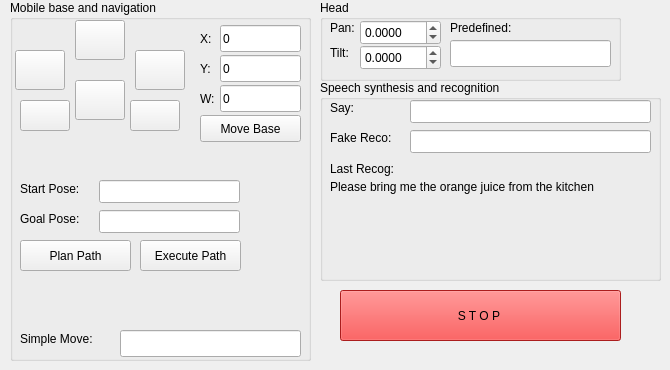
    <widget class="QWidget" name="tabGeneral">
     <attribute name="title">
      <string>General</string>
     </attribute>
     <widget class="QGroupBox" name="gbNavig">
      <property name="geometry">
       <rect>
        <x>10</x>
        <y>0</y>
        <width>301</width>
        <height>361</height>
       </rect>
      </property>
      <property name="styleSheet">
       <string notr="true"/>
      </property>
      <property name="title">
       <string>Mobile base and navigation</string>
      </property>
      <widget class="QPushButton" name="navBtnExecPath">
       <property name="geometry">
        <rect>
         <x>130</x>
         <y>240</y>
         <width>101</width>
         <height>31</height>
        </rect>
       </property>
       <property name="text">
        <string>Execute Path</string>
       </property>
      </widget>
      <widget class="QLineEdit" name="navTxtStartPose">
       <property name="geometry">
        <rect>
         <x>89</x>
         <y>180</y>
         <width>141</width>
         <height>23</height>
        </rect>
       </property>
      </widget>
      <widget class="QLineEdit" name="navTxtGoalPose">
       <property name="geometry">
        <rect>
         <x>89</x>
         <y>210</y>
         <width>141</width>
         <height>23</height>
        </rect>
       </property>
      </widget>
      <widget class="QLabel" name="navLblStartPose">
       <property name="geometry">
        <rect>
         <x>10</x>
         <y>180</y>
         <width>81</width>
         <height>17</height>
        </rect>
       </property>
       <property name="text">
        <string>Start Pose:</string>
       </property>
      </widget>
      <widget class="QPushButton" name="navBtnCalcPath">
       <property name="geometry">
        <rect>
         <x>10</x>
         <y>240</y>
         <width>111</width>
         <height>31</height>
        </rect>
       </property>
       <property name="text">
        <string>Plan Path</string>
       </property>
      </widget>
      <widget class="QLabel" name="navLblGoalPose">
       <property name="geometry">
        <rect>
         <x>10</x>
         <y>210</y>
         <width>81</width>
         <height>17</height>
        </rect>
       </property>
       <property name="text">
        <string>Goal Pose:</string>
       </property>
      </widget>
      <widget class="QLabel" name="navLblMove">
       <property name="geometry">
        <rect>
         <x>10</x>
         <y>330</y>
         <width>101</width>
         <height>17</height>
        </rect>
       </property>
       <property name="text">
        <string>Simple Move:</string>
       </property>
      </widget>
      <widget class="QLineEdit" name="navTxtMove">
       <property name="geometry">
        <rect>
         <x>110</x>
         <y>330</y>
         <width>181</width>
         <height>27</height>
        </rect>
       </property>
      </widget>
      <widget class="QLineEdit" name="txtLinearX">
       <property name="geometry">
        <rect>
         <x>210</x>
         <y>25</y>
         <width>81</width>
         <height>27</height>
        </rect>
       </property>
       <property name="text">
        <string>0</string>
       </property>
      </widget>
      <widget class="QLabel" name="label_2">
       <property name="geometry">
        <rect>
         <x>190</x>
         <y>30</y>
         <width>16</width>
         <height>17</height>
        </rect>
       </property>
       <property name="text">
        <string>X:</string>
       </property>
      </widget>
      <widget class="QPushButton" name="btnTurnRight">
       <property name="geometry">
        <rect>
         <x>125</x>
         <y>50</y>
         <width>50</width>
         <height>40</height>
        </rect>
       </property>
       <property name="text">
        <string/>
       </property>
       <property name="iconSize">
        <size>
         <width>32</width>
         <height>32</height>
        </size>
       </property>
      </widget>
      <widget class="QPushButton" name="btnFwd">
       <property name="geometry">
        <rect>
         <x>65</x>
         <y>20</y>
         <width>50</width>
         <height>40</height>
        </rect>
       </property>
       <property name="text">
        <string/>
       </property>
       <property name="iconSize">
        <size>
         <width>32</width>
         <height>32</height>
        </size>
       </property>
      </widget>
      <widget class="QPushButton" name="btnTurnLeft">
       <property name="geometry">
        <rect>
         <x>5</x>
         <y>50</y>
         <width>50</width>
         <height>40</height>
        </rect>
       </property>
       <property name="text">
        <string/>
       </property>
       <property name="iconSize">
        <size>
         <width>32</width>
         <height>32</height>
        </size>
       </property>
      </widget>
      <widget class="QLineEdit" name="txtAngular">
       <property name="geometry">
        <rect>
         <x>210</x>
         <y>85</y>
         <width>81</width>
         <height>27</height>
        </rect>
       </property>
       <property name="text">
        <string>0</string>
       </property>
      </widget>
      <widget class="QLabel" name="label_3">
       <property name="geometry">
        <rect>
         <x>190</x>
         <y>60</y>
         <width>16</width>
         <height>17</height>
        </rect>
       </property>
       <property name="text">
        <string>Y:</string>
       </property>
      </widget>
      <widget class="QLabel" name="label_4">
       <property name="geometry">
        <rect>
         <x>190</x>
         <y>90</y>
         <width>16</width>
         <height>17</height>
        </rect>
       </property>
       <property name="text">
        <string>W:</string>
       </property>
      </widget>
      <widget class="QPushButton" name="btnBwd">
       <property name="geometry">
        <rect>
         <x>65</x>
         <y>80</y>
         <width>50</width>
         <height>40</height>
        </rect>
       </property>
       <property name="text">
        <string/>
       </property>
       <property name="iconSize">
        <size>
         <width>32</width>
         <height>32</height>
        </size>
       </property>
      </widget>
      <widget class="QPushButton" name="btnCmdVel">
       <property name="geometry">
        <rect>
         <x>190</x>
         <y>115</y>
         <width>101</width>
         <height>27</height>
        </rect>
       </property>
       <property name="text">
        <string>Move Base</string>
       </property>
      </widget>
      <widget class="QLineEdit" name="txtLinearY">
       <property name="geometry">
        <rect>
         <x>210</x>
         <y>55</y>
         <width>81</width>
         <height>27</height>
        </rect>
       </property>
       <property name="text">
        <string>0</string>
       </property>
      </widget>
      <widget class="QPushButton" name="btnRight">
       <property name="geometry">
        <rect>
         <x>120</x>
         <y>100</y>
         <width>50</width>
         <height>31</height>
        </rect>
       </property>
       <property name="text">
        <string/>
       </property>
       <property name="iconSize">
        <size>
         <width>32</width>
         <height>32</height>
        </size>
       </property>
      </widget>
      <widget class="QPushButton" name="btnLeft">
       <property name="geometry">
        <rect>
         <x>10</x>
         <y>100</y>
         <width>50</width>
         <height>31</height>
        </rect>
       </property>
       <property name="text">
        <string/>
       </property>
       <property name="iconSize">
        <size>
         <width>32</width>
         <height>32</height>
        </size>
       </property>
      </widget>
     </widget>
     <widget class="QGroupBox" name="gbHead">
      <property name="geometry">
       <rect>
        <x>320</x>
        <y>0</y>
        <width>301</width>
        <height>81</height>
       </rect>
      </property>
      <property name="title">
       <string>Head</string>
      </property>
      <widget class="QDoubleSpinBox" name="hdTxtPan">
       <property name="geometry">
        <rect>
         <x>40</x>
         <y>20</y>
         <width>81</width>
         <height>25</height>
        </rect>
       </property>
       <property name="keyboardTracking">
        <bool>false</bool>
       </property>
       <property name="decimals">
        <number>4</number>
       </property>
       <property name="minimum">
        <double>-1.570800000000000</double>
       </property>
       <property name="maximum">
        <double>1.570800000000000</double>
       </property>
       <property name="singleStep">
        <double>0.100000000000000</double>
       </property>
      </widget>
      <widget class="QLabel" name="hdLblPan">
       <property name="geometry">
        <rect>
         <x>10</x>
         <y>20</y>
         <width>31</width>
         <height>16</height>
        </rect>
       </property>
       <property name="text">
        <string>Pan:</string>
       </property>
      </widget>
      <widget class="QLabel" name="label">
       <property name="geometry">
        <rect>
         <x>10</x>
         <y>45</y>
         <width>31</width>
         <height>16</height>
        </rect>
       </property>
       <property name="text">
        <string>Tilt:</string>
       </property>
      </widget>
      <widget class="QDoubleSpinBox" name="hdTxtTilt">
       <property name="geometry">
        <rect>
         <x>40</x>
         <y>45</y>
         <width>81</width>
         <height>25</height>
        </rect>
       </property>
       <property name="keyboardTracking">
        <bool>false</bool>
       </property>
       <property name="decimals">
        <number>4</number>
       </property>
       <property name="minimum">
        <double>-1.500000000000000</double>
       </property>
       <property name="maximum">
        <double>0.300000000000000</double>
       </property>
       <property name="singleStep">
        <double>0.100000000000000</double>
       </property>
      </widget>
      <widget class="QLabel" name="hdLblHeadPoseLbl">
       <property name="geometry">
        <rect>
         <x>130</x>
         <y>20</y>
         <width>91</width>
         <height>16</height>
        </rect>
       </property>
       <property name="text">
        <string>Predefined:</string>
       </property>
      </widget>
      <widget class="QLineEdit" name="hdTxtPredefined">
       <property name="geometry">
        <rect>
         <x>130</x>
         <y>40</y>
         <width>161</width>
         <height>27</height>
        </rect>
       </property>
      </widget>
     </widget>
     <widget class="QGroupBox" name="gbSpeech">
      <property name="geometry">
       <rect>
        <x>320</x>
        <y>80</y>
        <width>341</width>
        <height>201</height>
       </rect>
      </property>
      <property name="title">
       <string>Speech synthesis and recognition</string>
      </property>
      <widget class="QLineEdit" name="spgTxtSay">
       <property name="geometry">
        <rect>
         <x>90</x>
         <y>20</y>
         <width>241</width>
         <height>23</height>
        </rect>
       </property>
      </widget>
      <widget class="QLabel" name="spgLabel">
       <property name="geometry">
        <rect>
         <x>10</x>
         <y>20</y>
         <width>31</width>
         <height>16</height>
        </rect>
       </property>
       <property name="text">
        <string>Say:</string>
       </property>
      </widget>
      <widget class="QLabel" name="sprLabel">
       <property name="geometry">
        <rect>
         <x>10</x>
         <y>50</y>
         <width>71</width>
         <height>16</height>
        </rect>
       </property>
       <property name="text">
        <string>Fake Reco:</string>
       </property>
      </widget>
      <widget class="QLineEdit" name="sprTxtFakeRecog">
       <property name="geometry">
        <rect>
         <x>90</x>
         <y>50</y>
         <width>241</width>
         <height>23</height>
        </rect>
       </property>
      </widget>
      <widget class="QLabel" name="laLblAngles6_5">
       <property name="geometry">
        <rect>
         <x>10</x>
         <y>80</y>
         <width>81</width>
         <height>17</height>
        </rect>
       </property>
       <property name="text">
        <string>Last Recog:</string>
       </property>
      </widget>
      <widget class="QLabel" name="sprLblLastRecog">
       <property name="geometry">
        <rect>
         <x>10</x>
         <y>100</y>
         <width>321</width>
         <height>61</height>
        </rect>
       </property>
       <property name="text">
        <string>Please bring me the orange juice from the kitchen</string>
       </property>
       <property name="alignment">
        <set>Qt::AlignLeading|Qt::AlignLeft|Qt::AlignTop</set>
       </property>
       <property name="wordWrap">
        <bool>true</bool>
       </property>
      </widget>
     </widget>
     <widget class="QPushButton" name="btnStop">
      <property name="geometry">
       <rect>
        <x>340</x>
        <y>290</y>
        <width>281</width>
        <height>51</height>
       </rect>
      </property>
      <property name="palette">
       <palette>
        <active>
         <colorrole role="WindowText">
          <brush brushstyle="SolidPattern">
           <color alpha="255">
            <red>0</red>
            <green>0</green>
            <blue>0</blue>
           </color>
          </brush>
         </colorrole>
         <colorrole role="Button">
          <brush brushstyle="SolidPattern">
           <color alpha="255">
            <red>239</red>
            <green>41</green>
            <blue>41</blue>
           </color>
          </brush>
         </colorrole>
         <colorrole role="Light">
          <brush brushstyle="SolidPattern">
           <color alpha="255">
            <red>255</red>
            <green>147</green>
            <blue>147</blue>
           </color>
          </brush>
         </colorrole>
         <colorrole role="Midlight">
          <brush brushstyle="SolidPattern">
           <color alpha="255">
            <red>247</red>
            <green>94</green>
            <blue>94</blue>
           </color>
          </brush>
         </colorrole>
         <colorrole role="Dark">
          <brush brushstyle="SolidPattern">
           <color alpha="255">
            <red>119</red>
            <green>20</green>
            <blue>20</blue>
           </color>
          </brush>
         </colorrole>
         <colorrole role="Mid">
          <brush brushstyle="SolidPattern">
           <color alpha="255">
            <red>159</red>
            <green>27</green>
            <blue>27</blue>
           </color>
          </brush>
         </colorrole>
         <colorrole role="Text">
          <brush brushstyle="SolidPattern">
           <color alpha="255">
            <red>0</red>
            <green>0</green>
            <blue>0</blue>
           </color>
          </brush>
         </colorrole>
         <colorrole role="BrightText">
          <brush brushstyle="SolidPattern">
           <color alpha="255">
            <red>255</red>
            <green>255</green>
            <blue>255</blue>
           </color>
          </brush>
         </colorrole>
         <colorrole role="ButtonText">
          <brush brushstyle="SolidPattern">
           <color alpha="255">
            <red>0</red>
            <green>0</green>
            <blue>0</blue>
           </color>
          </brush>
         </colorrole>
         <colorrole role="Base">
          <brush brushstyle="SolidPattern">
           <color alpha="255">
            <red>255</red>
            <green>255</green>
            <blue>255</blue>
           </color>
          </brush>
         </colorrole>
         <colorrole role="Window">
          <brush brushstyle="SolidPattern">
           <color alpha="255">
            <red>239</red>
            <green>41</green>
            <blue>41</blue>
           </color>
          </brush>
         </colorrole>
         <colorrole role="Shadow">
          <brush brushstyle="SolidPattern">
           <color alpha="255">
            <red>0</red>
            <green>0</green>
            <blue>0</blue>
           </color>
          </brush>
         </colorrole>
         <colorrole role="AlternateBase">
          <brush brushstyle="SolidPattern">
           <color alpha="255">
            <red>247</red>
            <green>148</green>
            <blue>148</blue>
           </color>
          </brush>
         </colorrole>
         <colorrole role="ToolTipBase">
          <brush brushstyle="SolidPattern">
           <color alpha="255">
            <red>255</red>
            <green>255</green>
            <blue>220</blue>
           </color>
          </brush>
         </colorrole>
         <colorrole role="ToolTipText">
          <brush brushstyle="SolidPattern">
           <color alpha="255">
            <red>0</red>
            <green>0</green>
            <blue>0</blue>
           </color>
          </brush>
         </colorrole>
         <colorrole role="PlaceholderText">
          <brush brushstyle="NoBrush">
           <color alpha="128">
            <red>0</red>
            <green>0</green>
            <blue>0</blue>
           </color>
          </brush>
         </colorrole>
        </active>
        <inactive>
         <colorrole role="WindowText">
          <brush brushstyle="SolidPattern">
           <color alpha="255">
            <red>0</red>
            <green>0</green>
            <blue>0</blue>
           </color>
          </brush>
         </colorrole>
         <colorrole role="Button">
          <brush brushstyle="SolidPattern">
           <color alpha="255">
            <red>239</red>
            <green>41</green>
            <blue>41</blue>
           </color>
          </brush>
         </colorrole>
         <colorrole role="Light">
          <brush brushstyle="SolidPattern">
           <color alpha="255">
            <red>255</red>
            <green>147</green>
            <blue>147</blue>
           </color>
          </brush>
         </colorrole>
         <colorrole role="Midlight">
          <brush brushstyle="SolidPattern">
           <color alpha="255">
            <red>247</red>
            <green>94</green>
            <blue>94</blue>
           </color>
          </brush>
         </colorrole>
         <colorrole role="Dark">
          <brush brushstyle="SolidPattern">
           <color alpha="255">
            <red>119</red>
            <green>20</green>
            <blue>20</blue>
           </color>
          </brush>
         </colorrole>
         <colorrole role="Mid">
          <brush brushstyle="SolidPattern">
           <color alpha="255">
            <red>159</red>
            <green>27</green>
            <blue>27</blue>
           </color>
          </brush>
         </colorrole>
         <colorrole role="Text">
          <brush brushstyle="SolidPattern">
           <color alpha="255">
            <red>0</red>
            <green>0</green>
            <blue>0</blue>
           </color>
          </brush>
         </colorrole>
         <colorrole role="BrightText">
          <brush brushstyle="SolidPattern">
           <color alpha="255">
            <red>255</red>
            <green>255</green>
            <blue>255</blue>
           </color>
          </brush>
         </colorrole>
         <colorrole role="ButtonText">
          <brush brushstyle="SolidPattern">
           <color alpha="255">
            <red>0</red>
            <green>0</green>
            <blue>0</blue>
           </color>
          </brush>
         </colorrole>
         <colorrole role="Base">
          <brush brushstyle="SolidPattern">
           <color alpha="255">
            <red>255</red>
            <green>255</green>
            <blue>255</blue>
           </color>
          </brush>
         </colorrole>
         <colorrole role="Window">
          <brush brushstyle="SolidPattern">
           <color alpha="255">
            <red>239</red>
            <green>41</green>
            <blue>41</blue>
           </color>
          </brush>
         </colorrole>
         <colorrole role="Shadow">
          <brush brushstyle="SolidPattern">
           <color alpha="255">
            <red>0</red>
            <green>0</green>
            <blue>0</blue>
           </color>
          </brush>
         </colorrole>
         <colorrole role="AlternateBase">
          <brush brushstyle="SolidPattern">
           <color alpha="255">
            <red>247</red>
            <green>148</green>
            <blue>148</blue>
           </color>
          </brush>
         </colorrole>
         <colorrole role="ToolTipBase">
          <brush brushstyle="SolidPattern">
           <color alpha="255">
            <red>255</red>
            <green>255</green>
            <blue>220</blue>
           </color>
          </brush>
         </colorrole>
         <colorrole role="ToolTipText">
          <brush brushstyle="SolidPattern">
           <color alpha="255">
            <red>0</red>
            <green>0</green>
            <blue>0</blue>
           </color>
          </brush>
         </colorrole>
         <colorrole role="PlaceholderText">
          <brush brushstyle="NoBrush">
           <color alpha="128">
            <red>0</red>
            <green>0</green>
            <blue>0</blue>
           </color>
          </brush>
         </colorrole>
        </inactive>
        <disabled>
         <colorrole role="WindowText">
          <brush brushstyle="SolidPattern">
           <color alpha="255">
            <red>119</red>
            <green>20</green>
            <blue>20</blue>
           </color>
          </brush>
         </colorrole>
         <colorrole role="Button">
          <brush brushstyle="SolidPattern">
           <color alpha="255">
            <red>239</red>
            <green>41</green>
            <blue>41</blue>
           </color>
          </brush>
         </colorrole>
         <colorrole role="Light">
          <brush brushstyle="SolidPattern">
           <color alpha="255">
            <red>255</red>
            <green>147</green>
            <blue>147</blue>
           </color>
          </brush>
         </colorrole>
         <colorrole role="Midlight">
          <brush brushstyle="SolidPattern">
           <color alpha="255">
            <red>247</red>
            <green>94</green>
            <blue>94</blue>
           </color>
          </brush>
         </colorrole>
         <colorrole role="Dark">
          <brush brushstyle="SolidPattern">
           <color alpha="255">
            <red>119</red>
            <green>20</green>
            <blue>20</blue>
           </color>
          </brush>
         </colorrole>
         <colorrole role="Mid">
          <brush brushstyle="SolidPattern">
           <color alpha="255">
            <red>159</red>
            <green>27</green>
            <blue>27</blue>
           </color>
          </brush>
         </colorrole>
         <colorrole role="Text">
          <brush brushstyle="SolidPattern">
           <color alpha="255">
            <red>119</red>
            <green>20</green>
            <blue>20</blue>
           </color>
          </brush>
         </colorrole>
         <colorrole role="BrightText">
          <brush brushstyle="SolidPattern">
           <color alpha="255">
            <red>255</red>
            <green>255</green>
            <blue>255</blue>
           </color>
          </brush>
         </colorrole>
         <colorrole role="ButtonText">
          <brush brushstyle="SolidPattern">
           <color alpha="255">
            <red>119</red>
            <green>20</green>
            <blue>20</blue>
           </color>
          </brush>
         </colorrole>
         <colorrole role="Base">
          <brush brushstyle="SolidPattern">
           <color alpha="255">
            <red>239</red>
            <green>41</green>
            <blue>41</blue>
           </color>
          </brush>
         </colorrole>
         <colorrole role="Window">
          <brush brushstyle="SolidPattern">
           <color alpha="255">
            <red>239</red>
            <green>41</green>
            <blue>41</blue>
           </color>
          </brush>
         </colorrole>
         <colorrole role="Shadow">
          <brush brushstyle="SolidPattern">
           <color alpha="255">
            <red>0</red>
            <green>0</green>
            <blue>0</blue>
           </color>
          </brush>
         </colorrole>
         <colorrole role="AlternateBase">
          <brush brushstyle="SolidPattern">
           <color alpha="255">
            <red>239</red>
            <green>41</green>
            <blue>41</blue>
           </color>
          </brush>
         </colorrole>
         <colorrole role="ToolTipBase">
          <brush brushstyle="SolidPattern">
           <color alpha="255">
            <red>255</red>
            <green>255</green>
            <blue>220</blue>
           </color>
          </brush>
         </colorrole>
         <colorrole role="ToolTipText">
          <brush brushstyle="SolidPattern">
           <color alpha="255">
            <red>0</red>
            <green>0</green>
            <blue>0</blue>
           </color>
          </brush>
         </colorrole>
         <colorrole role="PlaceholderText">
          <brush brushstyle="NoBrush">
           <color alpha="128">
            <red>0</red>
            <green>0</green>
            <blue>0</blue>
           </color>
          </brush>
         </colorrole>
        </disabled>
       </palette>
      </property>
      <property name="text">
       <string>S T O P </string>
      </property>
     </widget>
    </widget>
